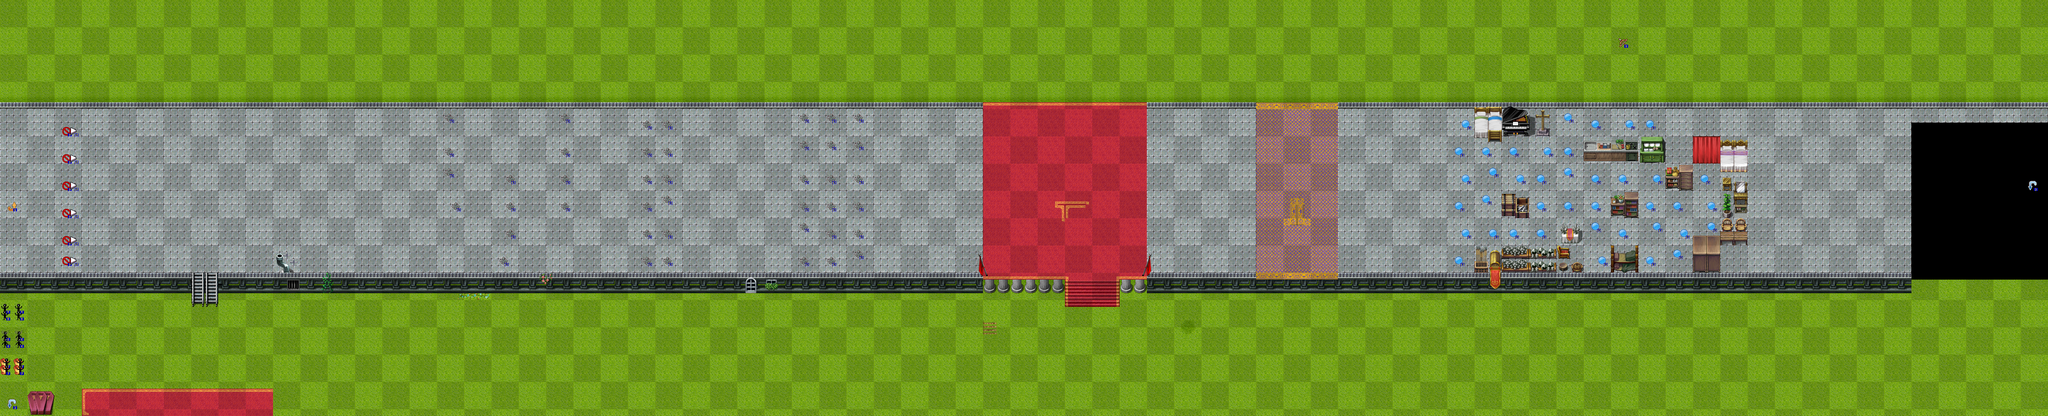

A 2D game scene composited from a Tiled map and its tileset images. What follows is a short description and the map's XML, with each tile layer's data collapsed to a summary:
An orthogonal 300x61 tile map with 16x16 px tiles, 5 tile layers (background, background-front, foreground, (helper: do not export!), ...), 10 tilesets.

<map version="1.0" orientation="orthogonal" width="300" height="61" tilewidth="16" tileheight="16">
 <properties>
  <property name="subdivision" value="4" />
 </properties>
 <tileset firstgid="1" name="entities" tilewidth="24" tileheight="24">
  <image source="entities.png" width="408" height="24" />
 </tileset>
 <tileset firstgid="18" name="TileA1" tilewidth="16" tileheight="16">
  <image source="../client/img/map/TileA1.png" width="512" height="384" />
 </tileset>
 <tileset firstgid="786" name="TileA2" tilewidth="16" tileheight="16">
  <image source="../client/img/map/TileA2.png" width="512" height="384" />
 </tileset>
 <tileset firstgid="1554" name="TileA3" tilewidth="16" tileheight="16">
  <image source="../client/img/map/TileA3.png" width="512" height="256" />
 </tileset>
 <tileset firstgid="2066" name="TileA4" tilewidth="16" tileheight="16">
  <image source="../client/img/map/TileA4.png" width="512" height="480" />
 </tileset>
 <tileset firstgid="3026" name="TileA5" tilewidth="16" tileheight="16">
  <image source="../client/img/map/TileA5.png" width="256" height="512" />
 </tileset>
 <tileset firstgid="3538" name="TileB" tilewidth="16" tileheight="16">
  <image source="../client/img/map/TileB.png" width="512" height="512" />
 </tileset>
 <tileset firstgid="4562" name="TileC" tilewidth="16" tileheight="16">
  <image source="../client/img/map/TileC.png" width="512" height="512" />
 </tileset>
 <tileset firstgid="5586" name="TileD" tilewidth="16" tileheight="16">
  <image source="../client/img/map/TileD.png" width="512" height="512" />
 </tileset>
 <tileset firstgid="6610" name="TileE" tilewidth="16" tileheight="16">
  <image source="../client/img/map/TileE.png" width="512" height="512" />
 </tileset>
 <layer name="background" width="300" height="61">
  <data>[18300 cells, 17840 non-empty, 85 distinct tile ids]</data>
 </layer>
 <layer name="background-front" width="300" height="61">
  <data>[18300 cells, 1780 non-empty, 105 distinct tile ids]</data>
 </layer>
 <layer name="foreground" width="300" height="61">
  <data>[18300 cells, 1515 non-empty, 354 distinct tile ids]</data>
 </layer>
 <layer name="(helper: do not export!)" width="300" height="61" opacity="0.12">
  <data>[18300 cells, 9156 non-empty, 4 distinct tile ids]</data>
 </layer>
 <layer name="entities" width="300" height="61">
  <data>[18300 cells, 110 non-empty, 10 distinct tile ids]</data>
 </layer>
</map>
